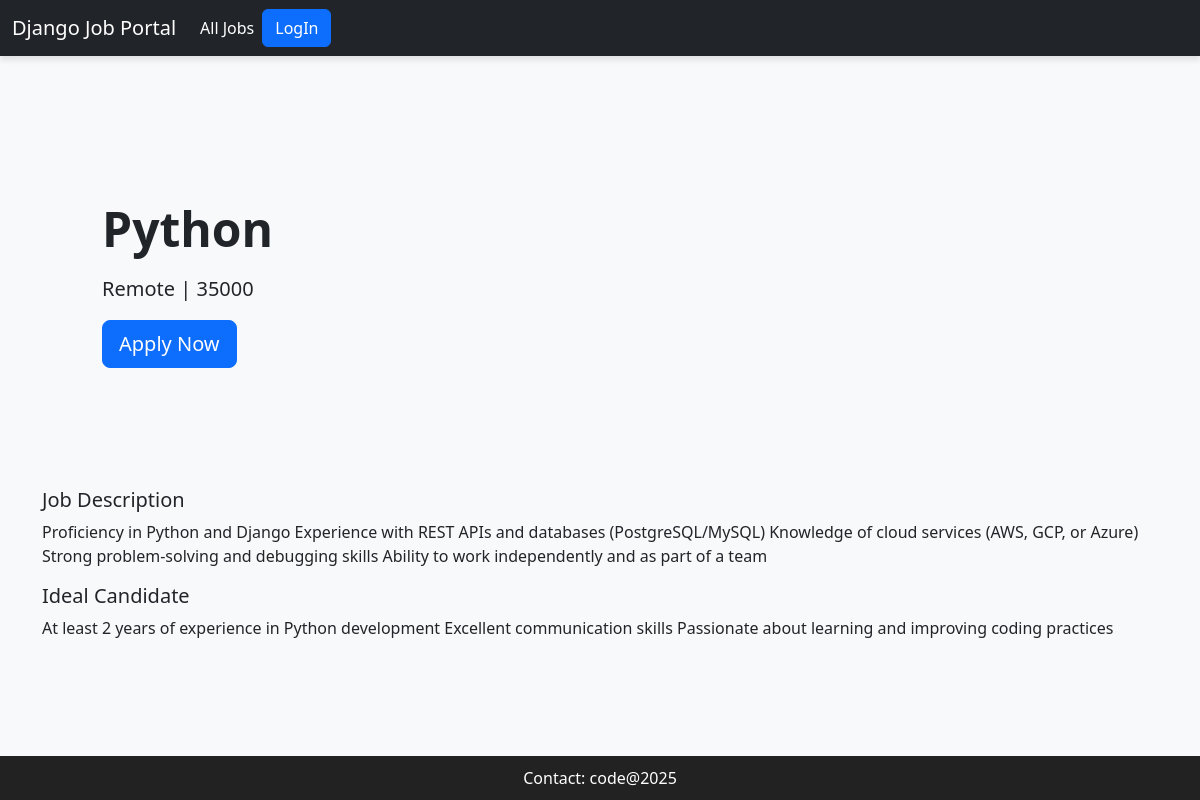
Page /job-details/1/ on the committed database.
### job/models.py (models this page shows, shortened)
class Job(models.Model):
    job_type_choices = (
        ('Remote', 'Remote'),
        ('Onsite', 'Onsite'),
        ('Hybrid', 'Hybrid')
    )
    user = models.ForeignKey(User, on_delete=models.CASCADE)
    company = models.ForeignKey(Company, on_delete=models.CASCADE)
    title = models.CharField(max_length=100)
    location = models.CharField(max_length=100)
    salary = models.PositiveIntegerField(default=35000)
    requirements = models.TextField()
    ideal_candidate = models.TextField()
    is_available = models.BooleanField(default=False)
    timestamp = models.DateTimeField(auto_now_add=True)
    industry = models.ForeignKey(Industry, on_delete=models.DO_NOTHING, null=True, blank=True)
    job_type = models.CharField(max_length=20, choices=job_type_choices, null=True, blank=True)  # ✅ Fixed here

### website/views.py (the view)
# urls.py: path('job-details/<int:pk>/', views.job_details, name= 'job-details')
def job_details(request, pk):
    job = get_object_or_404(Job, pk=pk)
    has_applied = False
    if request.user.is_authenticated:  # Check if the user is logged in
        has_applied = ApplyJob.objects.filter(user=request.user, job=job).exists()
    context = {'job': job, 'has_applied': has_applied}
    return render(request, 'website/job_details.html', context)

### templates/website/job_details.html (shortened to what this page needs)
{% extends 'base.html' %}
{% load humanize %}
{% block content %}
<section>
    <div class="p-5 mb-4 bg-light rounded-3">
        <div class="container-fluid py-5">
            <h2 class="display-5 fw-bold">{{job.title}}</h2>
            <p class="col-md-8 fs-5 mt-3">
                {{job.location}} | {{job.salary}}
            </p>
            <form method="POST" action="{% url 'apply-to-job' job.pk %}">
            {% if has_applied == False %}
                <button type="submit" class="btn btn-primary btn-lg">Apply Now</button>
            {% else %}
            <p><span class="text-dangerr">You have already applied for this</span></p>
            {% endif %}
            </form>
        </div>
    </div>
</section>
<div>
    <section>
        <h5>Job Description</h5>
        <p>{{job.requirements}}</p>
    </section>
    <section>
        <h5>Ideal Candidate</h5>
        <p>{{job.ideal_candidate}}</p>
    </section>
</div>
{% endblock %}

### templates/base.html (style rules this page uses)
body { background-color: #f8f9fa; }

### rows in the picture
Job: title "Python", location "Remote", salary "35000", requirements "Proficiency in Python and Django Experience with REST APIs and databases (PostgreSQL/MySQL) Knowledge of cloud services (AWS, GCP, or Azure) Strong problem-solving and debugging skills Ability to work independently and as part of a team", ideal_candidate "At least 2 years of experience in Python development Excellent communication skills Passionate about learning and improving coding practices"
